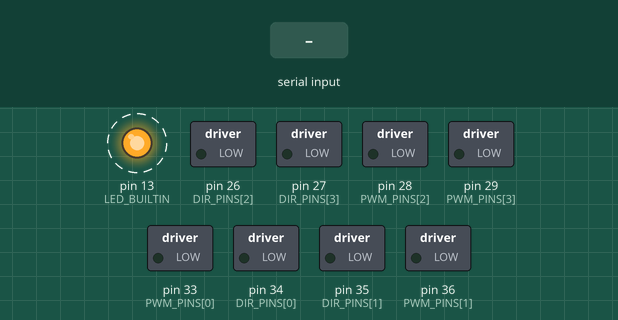
This program was run on a simulated Teensy 4. Parts: switched loads named in the program (green lamp = pin HIGH), output pins drawn as LEDs (lit = HIGH). Dashed ring = blinking. The inputs (shaded band) are chosen by the test bench. What the program prints to the serial monitor is not drawn.

Above: at 1.2 s.
1.3 s: "90|45\n" received over Serial
3.5 s: "5\n" received over Serial
5.5 s: "F|45\n" received over Serial
Timing chart, 0 to 13.5 s (numbered marks = the images above; inputs shaded):
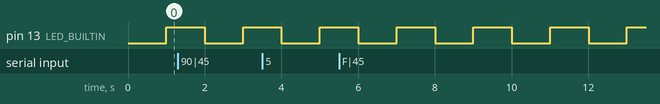

The program:

main.cpp
```cpp
// ─── Rover drivetrain constants (for upcoming encoder/PID + odometry work) ───
// Motors:   4x goBILDA Yellow Jacket 19.2:1, 312 RPM output (no load)
// Encoder:  537.7 counts per wheel revolution (PJRC Encoder lib, x4 quadrature)
// Wheel:    134 mm diameter -> 421.0 mm circumference -> 0.783 mm per tick
// Speed:    ~2.19 m/s top (no load) -> ~2800 ticks/sec/wheel at full speed
// Encoder wiring (verified): power from Teensy 3.3V (NOT 5V); A/B pairs
//           LF=2/3 LR=4/5 RF=6/7 RR=8/9. See Code/teensy/src/encoder_test.cpp
//           (env `enctest`). Wheel diameter is the dominant odometry-scale
//           error; recalibrate by driving a measured distance later.
// ─────────────────────────────────────────────────────────────────────────────
#include <Arduino.h>
#include <cctype>

void flashLED(int);
bool handleInput();
void toMotors();
void clearMotors();

bool onBoardLEDState = false;
unsigned long lastBlinkTime = 0;

// Motor direction and power: leftFront, leftRear, rightFront, rightRear
bool motorDirections[4]; // true = forward | false = backward
int motorPower[4]; // 0-255
const int PWM_PINS[4] = {33, 36, 28, 29};
const int DIR_PINS[4] = {34, 35, 26, 27};

void setup()
{
	pinMode(LED_BUILTIN, OUTPUT);

	for(int i = 0; i < 4; i++)
	{
		pinMode(PWM_PINS[i], OUTPUT);
		pinMode(DIR_PINS[i], OUTPUT);
		// Push PWM above audible range to kill motor whine.
		// 20 kHz is the MDD10A's rated max PWM frequency.
		analogWriteFrequency(PWM_PINS[i], 20000);
	}

	Serial.begin(115200);
	while (!Serial)
	{
		flashLED(100);
	}
}

void loop()
{
	unsigned long currTime = millis();

	if (!Serial) // No Serial, bail out and flash LED to show error status
	{
		clearMotors();
		flashLED(100);
		return;
	}

	bool receivedInput = handleInput();
	toMotors();

	if (currTime - lastBlinkTime >= 1000) // Blink LED every second to show OK status
	{
		lastBlinkTime = currTime;
		onBoardLEDState = !onBoardLEDState;
		digitalWrite(LED_BUILTIN, onBoardLEDState ? HIGH : LOW);
	}
}

/// @brief Set all motor power to 0
void clearMotors()
{
	for(int i = 0; i < 4; i++)
	{
		motorPower[i] = 0;
		motorDirections[i] = false; // un-important
	}
	toMotors(); // instantly call toMotors() with cleared motor state
}

/// @brief Handles serial input
bool handleInput()
{
	if (!Serial.available())
		return false;

	String data = Serial.readStringUntil('\n');
	int mid = data.indexOf('|');
	String leftData = data.substring(0, mid);
	String rightData = data.substring(mid + 1);
	if (mid < 0 || leftData.length() < 1 || rightData.length() < 1)
	{
		Serial.println("430 Invalid input! (not enough characters)");
		return false;
	}
	char leftDir = std::toupper(leftData.charAt(0));
	char rightDir = std::toupper(rightData.charAt(0));
	int leftPower = leftData.substring(1).toInt() * 255 / 100;
	int rightPower = rightData.substring(1).toInt() * 255 / 100;

	if ((leftDir != 'F' && leftDir != 'R') || (rightDir != 'F' && rightDir != 'R'))
	{
		Serial.print("431 Invalid input! (invalid direction) ");
		Serial.print(leftDir);
		Serial.println(rightDir);
		return false;
	}
	if (leftPower < 0 || leftPower > 255 || rightPower < 0 || rightPower > 255)
	{
		Serial.println("432 Invalid input! (invalid power)");
		return false;
	}

	motorDirections[0] = leftDir == 'F';
	motorDirections[1] = leftDir == 'F';
	motorDirections[2] = rightDir == 'F';
	motorDirections[3] = rightDir == 'F';

	motorPower[0] = leftPower;
	motorPower[1] = leftPower;
	motorPower[2] = rightPower;
	motorPower[3] = rightPower;


	Serial.println("200 Ack");
	return true;
}

void toMotors()
{
	for(int i = 0; i < 4; i++)
	{
		digitalWrite(DIR_PINS[i], motorDirections[i] ? HIGH : LOW);
		analogWrite(PWM_PINS[i], motorPower[i]);
	}
}

void flashLED(int d)
{
	digitalWrite(LED_BUILTIN, HIGH);
	onBoardLEDState = true;
	delay(d);
	digitalWrite(LED_BUILTIN, LOW);
	onBoardLEDState = false;
	delay(d);
}
```

Measured:
- by itself, pin 13 (LED_BUILTIN): alternates HIGH for 1.0 s and LOW for 1.0 s
